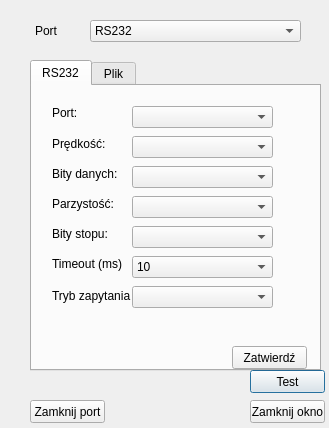
<?xml version="1.0" encoding="UTF-8"?>
<ui version="4.0">
 <class>CommunicationConfigure</class>
 <widget class="QDialog" name="CommunicationConfigure">
  <property name="windowModality">
   <enum>Qt::ApplicationModal</enum>
  </property>
  <property name="geometry">
   <rect>
    <x>0</x>
    <y>0</y>
    <width>329</width>
    <height>428</height>
   </rect>
  </property>
  <property name="windowTitle">
   <string>Konfiguracja połączenia</string>
  </property>
  <widget class="QPushButton" name="testButton">
   <property name="geometry">
    <rect>
     <x>250</x>
     <y>370</y>
     <width>75</width>
     <height>23</height>
    </rect>
   </property>
   <property name="text">
    <string>Test</string>
   </property>
  </widget>
  <widget class="QPushButton" name="closeButton">
   <property name="geometry">
    <rect>
     <x>250</x>
     <y>400</y>
     <width>75</width>
     <height>23</height>
    </rect>
   </property>
   <property name="text">
    <string>Zamknij okno</string>
   </property>
  </widget>
  <widget class="QComboBox" name="comboBox">
   <property name="geometry">
    <rect>
     <x>90</x>
     <y>20</y>
     <width>211</width>
     <height>22</height>
    </rect>
   </property>
   <item>
    <property name="text">
     <string>RS232</string>
    </property>
   </item>
   <item>
    <property name="text">
     <string>Plik I/O</string>
    </property>
   </item>
  </widget>
  <widget class="QLabel" name="label">
   <property name="geometry">
    <rect>
     <x>35</x>
     <y>20</y>
     <width>61</width>
     <height>21</height>
    </rect>
   </property>
   <property name="text">
    <string>Port</string>
   </property>
  </widget>
  <widget class="QTabWidget" name="configurations">
   <property name="geometry">
    <rect>
     <x>30</x>
     <y>60</y>
     <width>291</width>
     <height>311</height>
    </rect>
   </property>
   <property name="focusPolicy">
    <enum>Qt::TabFocus</enum>
   </property>
   <property name="tabPosition">
    <enum>QTabWidget::North</enum>
   </property>
   <property name="tabShape">
    <enum>QTabWidget::Rounded</enum>
   </property>
   <property name="currentIndex">
    <number>0</number>
   </property>
   <property name="elideMode">
    <enum>Qt::ElideNone</enum>
   </property>
   <property name="documentMode">
    <bool>false</bool>
   </property>
   <property name="tabsClosable">
    <bool>false</bool>
   </property>
   <property name="movable">
    <bool>false</bool>
   </property>
   <widget class="QWidget" name="rs232conf">
    <attribute name="title">
     <string>RS232</string>
    </attribute>
    <widget class="QComboBox" name="rsPort">
     <property name="geometry">
      <rect>
       <x>100</x>
       <y>20</y>
       <width>141</width>
       <height>22</height>
      </rect>
     </property>
    </widget>
    <widget class="QComboBox" name="rsBaudRate">
     <property name="geometry">
      <rect>
       <x>100</x>
       <y>50</y>
       <width>141</width>
       <height>22</height>
      </rect>
     </property>
    </widget>
    <widget class="QComboBox" name="rsDataBits">
     <property name="geometry">
      <rect>
       <x>100</x>
       <y>80</y>
       <width>141</width>
       <height>22</height>
      </rect>
     </property>
    </widget>
    <widget class="QComboBox" name="rsParity">
     <property name="geometry">
      <rect>
       <x>100</x>
       <y>110</y>
       <width>141</width>
       <height>22</height>
      </rect>
     </property>
    </widget>
    <widget class="QComboBox" name="rsStopBits">
     <property name="geometry">
      <rect>
       <x>100</x>
       <y>140</y>
       <width>141</width>
       <height>22</height>
      </rect>
     </property>
    </widget>
    <widget class="QComboBox" name="rsTimeout">
     <property name="geometry">
      <rect>
       <x>100</x>
       <y>170</y>
       <width>141</width>
       <height>22</height>
      </rect>
     </property>
     <property name="editable">
      <bool>false</bool>
     </property>
     <item>
      <property name="text">
       <string>10</string>
      </property>
     </item>
     <item>
      <property name="text">
       <string>20</string>
      </property>
     </item>
     <item>
      <property name="text">
       <string>50</string>
      </property>
     </item>
     <item>
      <property name="text">
       <string>100</string>
      </property>
     </item>
     <item>
      <property name="text">
       <string>200</string>
      </property>
     </item>
     <item>
      <property name="text">
       <string>500</string>
      </property>
     </item>
     <item>
      <property name="text">
       <string>1000</string>
      </property>
     </item>
    </widget>
    <widget class="QComboBox" name="rsQueryMode">
     <property name="geometry">
      <rect>
       <x>100</x>
       <y>200</y>
       <width>141</width>
       <height>22</height>
      </rect>
     </property>
    </widget>
    <widget class="QPushButton" name="rsConfirm">
     <property name="geometry">
      <rect>
       <x>200</x>
       <y>260</y>
       <width>75</width>
       <height>23</height>
      </rect>
     </property>
     <property name="text">
      <string>Zatwierdź</string>
     </property>
    </widget>
    <widget class="QLabel" name="label_3">
     <property name="geometry">
      <rect>
       <x>20</x>
       <y>20</y>
       <width>46</width>
       <height>13</height>
      </rect>
     </property>
     <property name="text">
      <string>Port:</string>
     </property>
    </widget>
    <widget class="QLabel" name="label_4">
     <property name="geometry">
      <rect>
       <x>20</x>
       <y>50</y>
       <width>61</width>
       <height>16</height>
      </rect>
     </property>
     <property name="text">
      <string>Prędkość:</string>
     </property>
    </widget>
    <widget class="QLabel" name="label_5">
     <property name="geometry">
      <rect>
       <x>20</x>
       <y>80</y>
       <width>71</width>
       <height>16</height>
      </rect>
     </property>
     <property name="text">
      <string>Bity danych:</string>
     </property>
    </widget>
    <widget class="QLabel" name="label_6">
     <property name="geometry">
      <rect>
       <x>20</x>
       <y>110</y>
       <width>61</width>
       <height>16</height>
      </rect>
     </property>
     <property name="text">
      <string>Parzystość: </string>
     </property>
    </widget>
    <widget class="QLabel" name="label_7">
     <property name="geometry">
      <rect>
       <x>20</x>
       <y>140</y>
       <width>61</width>
       <height>16</height>
      </rect>
     </property>
     <property name="text">
      <string>Bity stopu:</string>
     </property>
    </widget>
    <widget class="QLabel" name="timeoutLabel">
     <property name="geometry">
      <rect>
       <x>20</x>
       <y>170</y>
       <width>71</width>
       <height>16</height>
      </rect>
     </property>
     <property name="text">
      <string>Timeout (ms):</string>
     </property>
    </widget>
    <widget class="QLabel" name="queryLabel">
     <property name="geometry">
      <rect>
       <x>20</x>
       <y>200</y>
       <width>81</width>
       <height>20</height>
      </rect>
     </property>
     <property name="text">
      <string>Tryb zapytania</string>
     </property>
    </widget>
   </widget>
   <widget class="QWidget" name="fileconf">
    <attribute name="title">
     <string>Plik</string>
    </attribute>
    <widget class="QLabel" name="inputLabel">
     <property name="geometry">
      <rect>
       <x>20</x>
       <y>20</y>
       <width>101</width>
       <height>21</height>
      </rect>
     </property>
     <property name="text">
      <string>Plik wejściowy: </string>
     </property>
    </widget>
    <widget class="QLabel" name="outputLabel">
     <property name="geometry">
      <rect>
       <x>20</x>
       <y>100</y>
       <width>91</width>
       <height>31</height>
      </rect>
     </property>
     <property name="text">
      <string>Plik wyjściowy: </string>
     </property>
    </widget>
    <widget class="QLineEdit" name="inputPath">
     <property name="geometry">
      <rect>
       <x>20</x>
       <y>50</y>
       <width>191</width>
       <height>21</height>
      </rect>
     </property>
    </widget>
    <widget class="QLineEdit" name="outputPath">
     <property name="geometry">
      <rect>
       <x>20</x>
       <y>130</y>
       <width>191</width>
       <height>21</height>
      </rect>
     </property>
    </widget>
    <widget class="QToolButton" name="inputFileChoose">
     <property name="geometry">
      <rect>
       <x>230</x>
       <y>50</y>
       <width>25</width>
       <height>19</height>
      </rect>
     </property>
     <property name="text">
      <string>...</string>
     </property>
    </widget>
    <widget class="QToolButton" name="outputFileChoose">
     <property name="geometry">
      <rect>
       <x>230</x>
       <y>130</y>
       <width>25</width>
       <height>19</height>
      </rect>
     </property>
     <property name="text">
      <string>...</string>
     </property>
    </widget>
    <widget class="QPushButton" name="confirmFile">
     <property name="geometry">
      <rect>
       <x>200</x>
       <y>240</y>
       <width>75</width>
       <height>23</height>
      </rect>
     </property>
     <property name="text">
      <string>Zatwierdź</string>
     </property>
    </widget>
   </widget>
  </widget>
  <widget class="QPushButton" name="pushButton">
   <property name="geometry">
    <rect>
     <x>30</x>
     <y>400</y>
     <width>75</width>
     <height>23</height>
    </rect>
   </property>
   <property name="text">
    <string>Zamknij port</string>
   </property>
  </widget>
 </widget>
 <resources/>
 <connections>
  <connection>
   <sender>closeButton</sender>
   <signal>clicked()</signal>
   <receiver>CommunicationConfigure</receiver>
   <slot>reject()</slot>
   <hints>
    <hint type="sourcelabel">
     <x>305</x>
     <y>400</y>
    </hint>
    <hint type="destinationlabel">
     <x>60</x>
     <y>402</y>
    </hint>
   </hints>
  </connection>
  <connection>
   <sender>testButton</sender>
   <signal>clicked()</signal>
   <receiver>CommunicationConfigure</receiver>
   <slot>testConnection()</slot>
   <hints>
    <hint type="sourcelabel">
     <x>170</x>
     <y>400</y>
    </hint>
    <hint type="destinationlabel">
     <x>120</x>
     <y>374</y>
    </hint>
   </hints>
  </connection>
  <connection>
   <sender>comboBox</sender>
   <signal>activated(int)</signal>
   <receiver>configurations</receiver>
   <slot>setCurrentIndex(int)</slot>
   <hints>
    <hint type="sourcelabel">
     <x>207</x>
     <y>37</y>
    </hint>
    <hint type="destinationlabel">
     <x>220</x>
     <y>88</y>
    </hint>
   </hints>
  </connection>
  <connection>
   <sender>rsConfirm</sender>
   <signal>clicked()</signal>
   <receiver>CommunicationConfigure</receiver>
   <slot>confirmRS()</slot>
   <hints>
    <hint type="sourcelabel">
     <x>280</x>
     <y>342</y>
    </hint>
    <hint type="destinationlabel">
     <x>318</x>
     <y>244</y>
    </hint>
   </hints>
  </connection>
  <connection>
   <sender>inputFileChoose</sender>
   <signal>clicked()</signal>
   <receiver>CommunicationConfigure</receiver>
   <slot>getInputFile()</slot>
   <hints>
    <hint type="sourcelabel">
     <x>270</x>
     <y>144</y>
    </hint>
    <hint type="destinationlabel">
     <x>322</x>
     <y>43</y>
    </hint>
   </hints>
  </connection>
  <connection>
   <sender>outputFileChoose</sender>
   <signal>clicked()</signal>
   <receiver>CommunicationConfigure</receiver>
   <slot>getOutputFile()</slot>
   <hints>
    <hint type="sourcelabel">
     <x>273</x>
     <y>221</y>
    </hint>
    <hint type="destinationlabel">
     <x>326</x>
     <y>104</y>
    </hint>
   </hints>
  </connection>
  <connection>
   <sender>confirmFile</sender>
   <signal>clicked()</signal>
   <receiver>CommunicationConfigure</receiver>
   <slot>confirmFile()</slot>
   <hints>
    <hint type="sourcelabel">
     <x>267</x>
     <y>334</y>
    </hint>
    <hint type="destinationlabel">
     <x>69</x>
     <y>387</y>
    </hint>
   </hints>
  </connection>
  <connection>
   <sender>rsQueryMode</sender>
   <signal>currentIndexChanged(int)</signal>
   <receiver>CommunicationConfigure</receiver>
   <slot>checkTimeoutEnabled()</slot>
   <hints>
    <hint type="sourcelabel">
     <x>166</x>
     <y>293</y>
    </hint>
    <hint type="destinationlabel">
     <x>151</x>
     <y>398</y>
    </hint>
   </hints>
  </connection>
  <connection>
   <sender>pushButton</sender>
   <signal>clicked()</signal>
   <receiver>CommunicationConfigure</receiver>
   <slot>closeActivePort()</slot>
   <hints>
    <hint type="sourcelabel">
     <x>78</x>
     <y>415</y>
    </hint>
    <hint type="destinationlabel">
     <x>19</x>
     <y>395</y>
    </hint>
   </hints>
  </connection>
 </connections>
 <slots>
  <slot>testConnection()</slot>
  <slot>confirmRS()</slot>
  <slot>getInputFile()</slot>
  <slot>getOutputFile()</slot>
  <slot>confirmFile()</slot>
  <slot>checkTimeoutEnabled()</slot>
  <slot>closeActivePort()</slot>
 </slots>
</ui>
